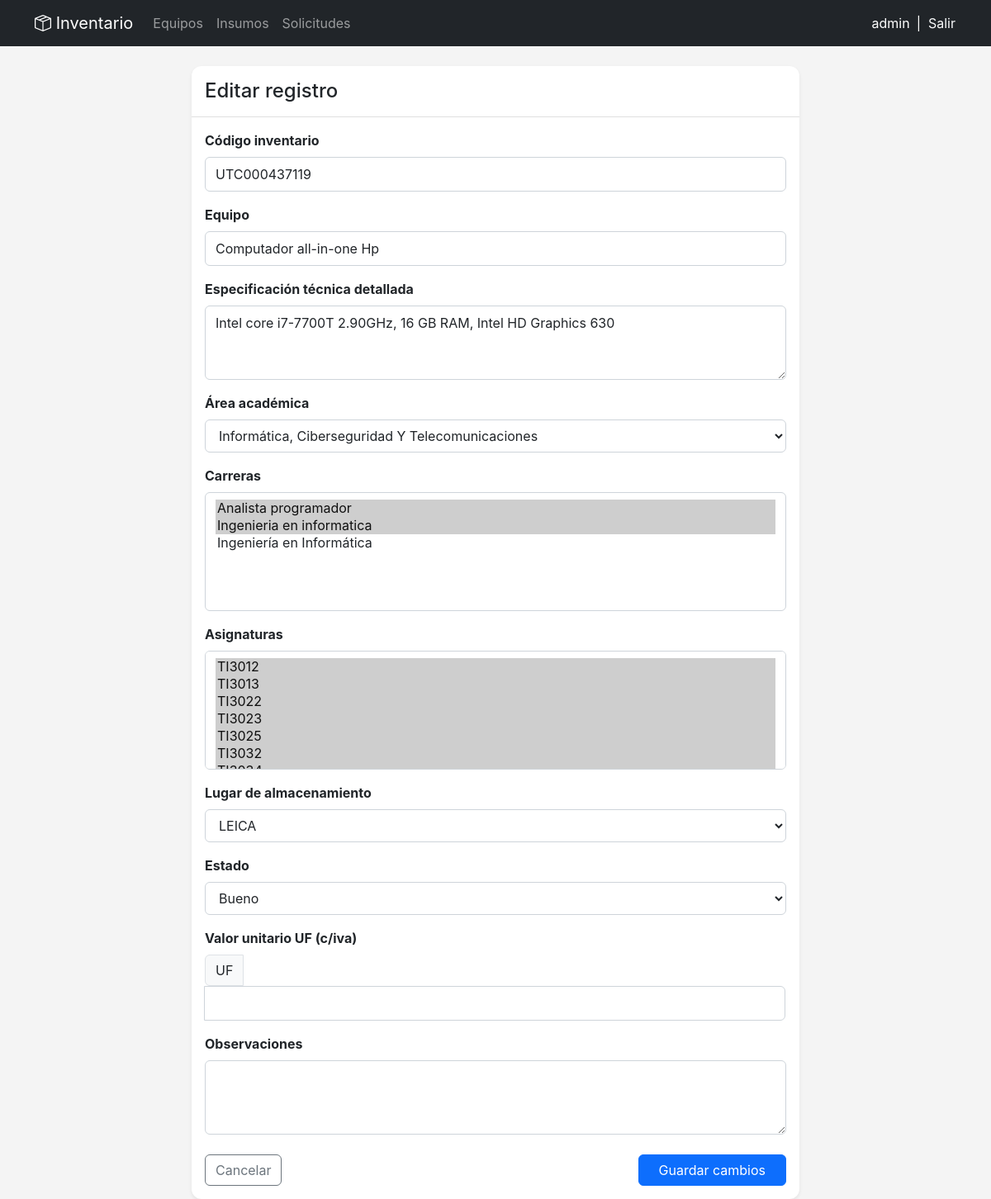
The app's page /equipos/43/editar/ (signed in) with its own data.
### inventory/models.py (models this page shows, shortened)
class TimeStampedModel(models.Model):
    created_at = models.DateTimeField(auto_now_add=True)
    updated_at = models.DateTimeField(auto_now=True)
    class Meta:
        abstract = True

class Equipment(TimeStampedModel):
    class Conditions(models.TextChoices):
        GOOD = "good", "Bueno"
        REPAIRABLE = "repairable", "Reparable"
        BAD = "bad", "Malo"
    inventory_code = models.CharField(
        "Código inventario", max_length=100, unique=True)
    name = models.CharField("Equipo", max_length=200)
    detailed_spec = models.TextField(
        "Especificación técnica detallada", blank=True)
    academic_area = models.ForeignKey(
        AcademicArea,
        on_delete=models.PROTECT,
        related_name="equipments",
        verbose_name="Área académica",
    )
    careers = models.ManyToManyField(
        Career, blank=True, verbose_name="Carreras")
    subjects = models.ManyToManyField(
        Subject, blank=True, verbose_name="Asignaturas")
    storage_location = models.ForeignKey(
        StorageLocation,
        on_delete=models.PROTECT,
        related_name="equipments",
        verbose_name="Lugar de almacenamiento",
    )
    condition = models.CharField(
        "Estado",
        max_length=20,
        choices=Conditions.choices,
        default=Conditions.GOOD,
    )
    unit_value_uf = models.DecimalField(
        "Valor unitario UF (c/iva)",
        max_digits=10,
        decimal_places=2,
        null=True,
        blank=True,
    )
    observations = models.TextField("Observaciones", blank=True)
    class Meta:
        verbose_name = "Equipo"
        verbose_name_plural = "Equipos"
        ordering = ["name", "inventory_code"]

### inventory/views.py (the view)
class EquipmentUpdateView(BaseInventoryView, UpdateView):
    model = Equipment
    form_class = EquipmentForm

### inventory/forms.py
class EquipmentForm(forms.ModelForm):
    class Meta:
        model = Equipment
        fields = [
            "inventory_code",
            "name",
            "detailed_spec",
            "academic_area",
            "careers",
            "subjects",
            "storage_location",
            "condition",
            "unit_value_uf",
            "observations",
        ]
        widgets = {
            "detailed_spec": forms.Textarea(attrs={"rows": 3}),
            "observations": forms.Textarea(attrs={"rows": 3}),
            "careers": forms.SelectMultiple(attrs={"size": 6}),
            "subjects": forms.SelectMultiple(attrs={"size": 6}),
        }

### inventory/models.py (called while the page is built)
    def __str__(self):
        return self.name

    def __str__(self):
        return self.name

    def __str__(self):
        return self.name

    def __str__(self):
        return f"{self.code} - {self.name}" if self.name else self.code

### inventory/views.py (called while the page is built)
    def get_queryset(self):
        queryset = super().get_queryset()
        user = self.request.user
        if user.is_superuser:
            return queryset
        area = self.get_user_area()
        return queryset.filter(academic_area=area) if area else queryset.none()

    def test_func(self):
        user = self.request.user
        if user.is_superuser:
            return True
        profile = getattr(user, "profile", None)
        return bool(profile and profile.role in self.allowed_roles)

### inventory/templates/inventory/form.html (shortened to what this page needs)
{% extends "inventory/base.html" %}
{% block content %}
    {% url 'inventory:equipment_list' as equipment_list_url %}
    <div class="row justify-content-center">
        <div class="col-md-10 col-lg-8">
            <div class="card shadow-sm">
                <div class="card-header bg-white py-3">
                    <h4 class="mb-0">
                        {% if object %}
                            Editar registro
                        {% else %}
                            Nuevo registro
                        {% endif %}
                    </h4>
                </div>
                <div class="card-body">
                    <form method="post" novalidate>
                        {% for field in form %}
                            <div class="mb-3">
                                <label for="{{ field.id_for_label }}" class="form-label fw-bold">{{ field.label }}</label>
                                {% if field.name == "unit_value_uf" %}
                                    <div class="input-group">
                                        <span class="input-group-text">UF</span>
                                        {{ field }}
                                    </div>
                                {% else %}
                                    {{ field }}
                                {% endif %}
                            </div>
                        {% endfor %}
                        <div class="d-flex justify-content-between mt-4">
                            <a href="{{ equipment_list_url }}" class="btn btn-outline-secondary">Cancelar</a>
                            <button type="submit" class="btn btn-primary px-4">
                                {% if object %}
                                    Guardar cambios
                                {% else %}
                                    Crear registro
                                {% endif %}
                            </button>
                        </div>
                    </form>
                </div>
            </div>
        </div>
    </div>
{% endblock content %}

### inventory/templates/inventory/base.html (shortened to what this page needs)
{% load static %}
{% url 'inventory:equipment_list' as equipment_list_url %}
{% url 'inventory:supply_list' as supply_list_url %}
{% url 'inventory:request_list' as request_list_url %}
{% url 'inventory:logout' as logout_url %}
<!DOCTYPE html>
<html lang="es">
  <head>
    <link href="https://cdn.jsdelivr.net/npm/bootstrap@5.3.0/dist/css/bootstrap.min.css"
          rel="stylesheet" />
    <link rel="stylesheet"
          href="https://cdn.jsdelivr.net/npm/bootstrap-icons@1.11.0/font/bootstrap-icons.css" />
    <link rel="stylesheet" href="{% static 'inventory/css/style.css' %}" />
  </head>
  <body>
    <nav class="navbar navbar-expand-lg navbar-dark bg-dark mb-4">
      <div class="container">
        <a class="navbar-brand" href="{{ equipment_list_url }}">
          <i class="bi bi-box-seam"></i> Inventario
        </a>
        <div class="collapse navbar-collapse" id="navbarNav">
          {% if user.is_authenticated %}
            <ul class="navbar-nav me-auto">
              <li class="nav-item">
                <a class="nav-link {% if request.path == equipment_list_url %}active{% endif %}"
                   href="{{ equipment_list_url }}">Equipos</a>
              </li>
              <li class="nav-item">
                <a class="nav-link {% if request.path == supply_list_url %}active{% endif %}"
                   href="{{ supply_list_url }}">Insumos</a>
              </li>
              <li class="nav-item">
                <a class="nav-link {% if request.path == request_list_url %}active{% endif %}"
                   href="{{ request_list_url }}">Solicitudes</a>
              </li>
            </ul>
            <div class="d-flex align-items-center gap-2 text-white">
              <span class="navbar-text text-white">
                {{ user.username }}
              </span>
              <span class="text-white">|</span>
              <form action="{{ logout_url }}" method="post" class="m-0">
                <button type="submit"
                        class="btn btn-link text-light text-decoration-none p-0">Salir</button>
              </form>
            </div>
          {% endif %}
        </div>
      </div>
    </nav>
    <main class="container">
      {% block content %}
      {% endblock content %}
    </main>
  </body>
</html>

### inventory/static/inventory/css/style.css (style rules this page uses)
:root { --primary-color: #0d6efd; --bg-light: #f4f4f4; --border-color: #b8b8b8; --sheet-border: #1f1f1f; --sheet-muted: #d9d9d9; }
body { background-color: var(--bg-light); font-family: 'Inter', system-ui, -apple-system, sans-serif; }
.card { border: none; border-radius: 12px; box-shadow: 0 4px 6px -1px rgba(0, 0, 0, 0.1), 0 2px 4px -1px rgba(0, 0, 0, 0.06); }
.card-header { background-color: transparent !important; border-bottom: 1px solid var(--border-color); font-weight: 600; }
input[type="text"], input[type="number"], input[type="email"], input[type="url"], input[type="password"], input[type="decimal"], input[type="datetime-local"], select, textarea { display: block; width: 100%; padding: 0.5rem 0.75rem; font-size: 1rem; font-weight: 400; line-height: 1.5; color: #212529; background-color: #fff; background-clip: padding-box; border: 1px solid #ced4da; border-radius: 0.375rem; transition: border-color .15s ease-in-out, box-shadow .15s ease-in-out; }
:root { --primary: #007bff; --dark-bg: #f8f9fa; --border-color: #e0e0e0; }

### records on screen
Equipment: form "UTC000437119" "Computador all-in-one Hp" "Intel core i7-7700T 2.90GHz, 16 GB RAM, Intel HD Graphics 630" "Informática, Ciberseguridad Y Telecomunicaciones" "LEICA" "Bueno"

### other values on screen
{{ user.username }} "admin"
{{ field.label }} "Código inventario" "Equipo" "Especificación técnica detallada" "Área académica" "Carreras" "Asignaturas" "Lugar de almacenamiento" "Estado" "Valor unitario UF (c/iva)" "Observaciones"
